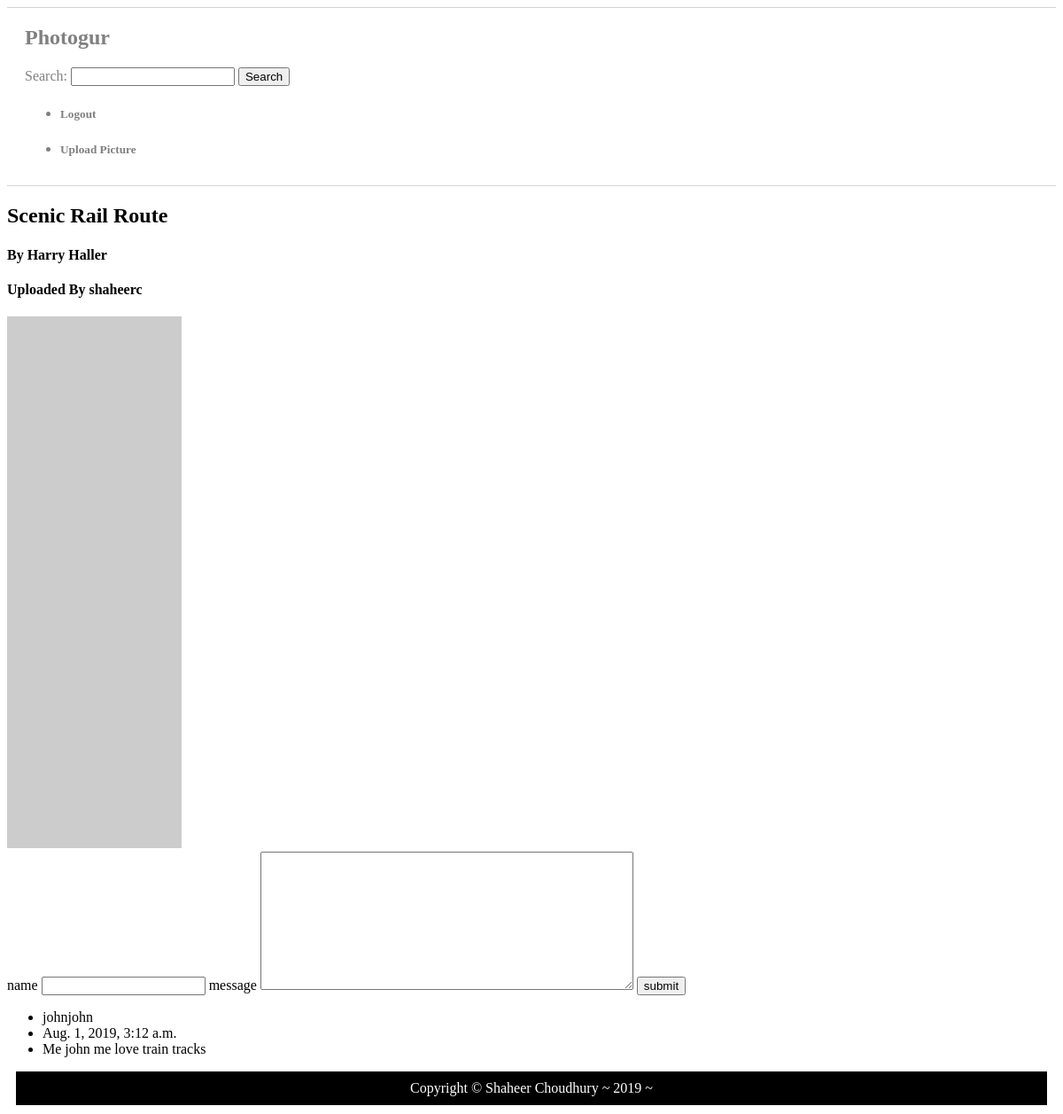
The page /pictures/3 (signed in) on the database its author committed.
### photogur/models.py (models this page shows, shortened)
class Picture(models.Model):
    title = models.CharField(max_length=255)
    artist = models.CharField(max_length=255)
    url = models.CharField(max_length=255, validators=[URLValidator()])
    user = models.ForeignKey(User, on_delete=models.CASCADE, related_name='pictures')

class Comment(models.Model):
    name = models.CharField(max_length=255)
    created_at = models.DateTimeField(auto_now_add=True)
    message = models.TextField()
    picture = models.ForeignKey(Picture, on_delete=models.CASCADE, related_name='comments')

### photogur/views.py (the view)
# urls.py: path('pictures/<int:id>', picture_show, name='picture_details'),
def picture_show(request, id):
    picture = Picture.objects.get(pk=id)
    context = {'picture': picture}
    return render(request, 'picture.html', context)

### photogur/templates/picture.html (shortened to what this page needs)
{% extends 'base.html' %}
{% block content %}
    <h2>{{ picture.title }}</h2>
    <h4>By {{ picture.artist }}</h4>
    <h4>Uploaded By {{ picture.user.username }}</h4>
    <img src="{{ picture.url }}" alt="{{ picture.title }}" />
    <form action="{% url 'create_comment' %}" method="post">
        <label for="name">name</label>
        <input type="text" name="name" class="comment_form">
        <label for="message">message</label>
        <textarea rows="10" cols="50" name="comment" value="leave comment please" class="comment_form"></textarea>
        <input type="submit" name="submit" value="submit" class="comment_form">
    </form>
    <ul>
        {% for comment in picture.comments.all %}
            <li> {{ comment.name }}</li>
            <li> {{ comment.created_at }}</li>
            <li> {{ comment.message }} </li>
        {% endfor %}
    </ul>
{% endblock %}

### rows shown on the page
Picture: title "Scenic Rail Route", artist "Harry Haller", user.username "shaheerc"
Comment: name "johnjohn", created_at "Aug. 1, 2019, 3:12 a.m.", message "Me john me love train tracks"
